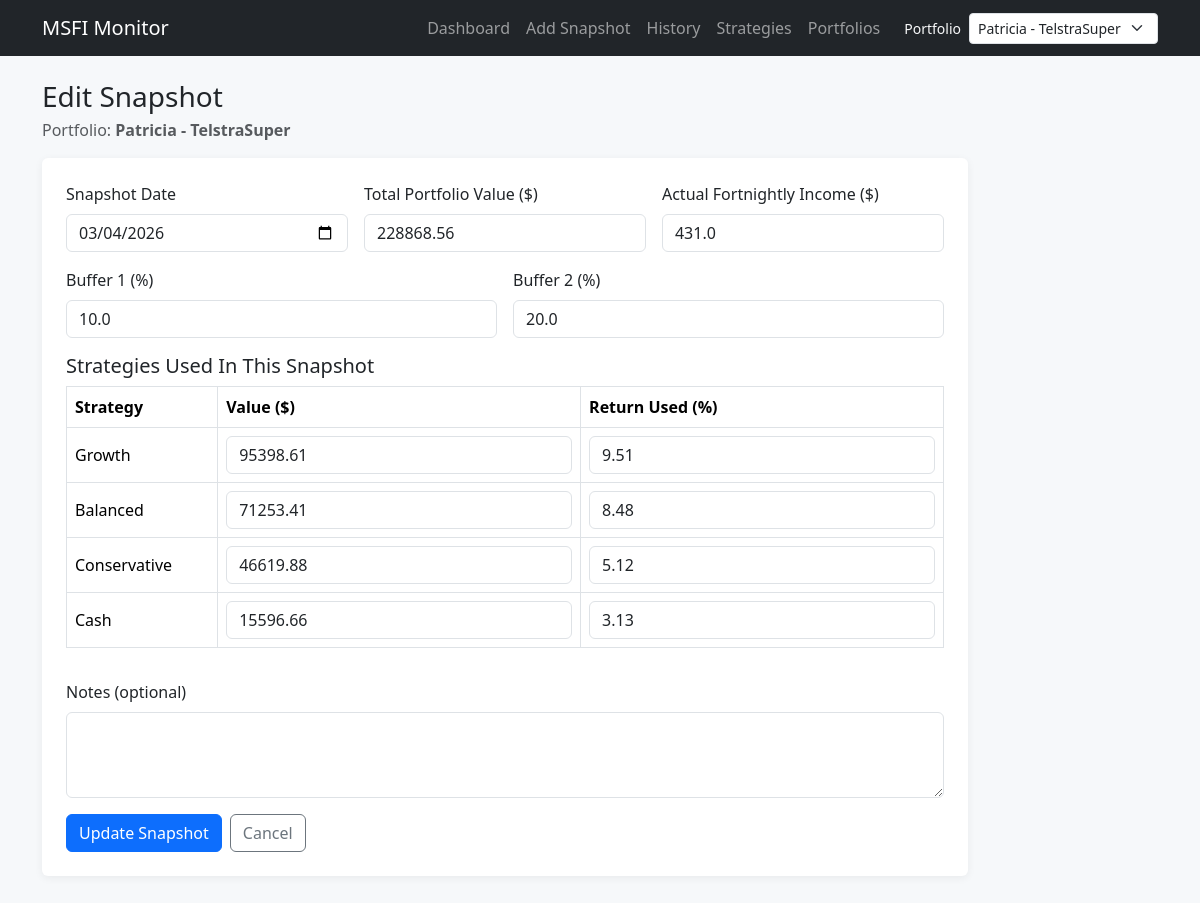
Page /edit/2 on the committed database.
### tables this page shows
CREATE TABLE portfolios (
            id INTEGER PRIMARY KEY AUTOINCREMENT,
            name TEXT NOT NULL UNIQUE,
            buffer_1_percent REAL NOT NULL,
            buffer_2_percent REAL NOT NULL,
            created_at TEXT NOT NULL DEFAULT CURRENT_TIMESTAMP
        );

CREATE TABLE snapshots (
            id INTEGER PRIMARY KEY AUTOINCREMENT,
            portfolio_id INTEGER NOT NULL,
            snapshot_date TEXT NOT NULL,
            total_value REAL NOT NULL,
            weighted_return REAL NOT NULL,
            annual_earnings REAL NOT NULL,
            msfi REAL NOT NULL,
            buffer_1_percent REAL NOT NULL,
            buffer_2_percent REAL NOT NULL,
            buffer_1_value REAL NOT NULL,
            buffer_2_value REAL NOT NULL,
            actual_income REAL NOT NULL,
            risk_status TEXT NOT NULL,
            notes TEXT,
            created_at TEXT NOT NULL DEFAULT CURRENT_TIMESTAMP,
            FOREIGN KEY (portfolio_id) REFERENCES portfolios(id) ON DELETE RESTRICT
        );

CREATE TABLE snapshot_strategy_values (
            id INTEGER PRIMARY KEY AUTOINCREMENT,
            snapshot_id INTEGER NOT NULL,
            strategy_id INTEGER NOT NULL,
            strategy_value REAL NOT NULL,
            return_used REAL NOT NULL,
            FOREIGN KEY (snapshot_id) REFERENCES snapshots(id) ON DELETE CASCADE,
            FOREIGN KEY (strategy_id) REFERENCES strategies(id) ON DELETE RESTRICT
        );

CREATE TABLE strategies (
            id INTEGER PRIMARY KEY AUTOINCREMENT,
            portfolio_id INTEGER NOT NULL,
            name TEXT NOT NULL,
            default_return_5yr REAL NOT NULL,
            active_flag INTEGER NOT NULL DEFAULT 1,
            created_at TEXT NOT NULL DEFAULT CURRENT_TIMESTAMP,
            UNIQUE(portfolio_id, name),
            FOREIGN KEY (portfolio_id) REFERENCES portfolios(id) ON DELETE RESTRICT
        );

### app.py (the view, shortened to what this page needs)
    @app.route("/edit/<int:snapshot_id>", methods=["GET", "POST"])
    def edit_snapshot(snapshot_id: int):
        snapshot = get_snapshot_by_id(snapshot_id)
        if snapshot is None:
            abort(404)
        strategy_rows = get_snapshot_strategy_rows(snapshot_id)
        error = None
        form_data = _snapshot_form_from_snapshot(snapshot)
        strategy_view_rows = []
        for row in strategy_rows:
            strategy_view_rows.append(
                {
                    "strategy_id": row["strategy_id"],
                    "strategy_name": row["strategy_name"],
                    "active_flag": row["active_flag"],
                    "strategy_value": row["strategy_value"],
                    "return_percent": round(float(row["return_used"]) * 100, 4),
                }
            )
        return render_template(
            "edit_snapshot.html",
            snapshot=snapshot,
            strategy_rows=strategy_view_rows,
            form_data=form_data,
            error=error,
            cancel_url=url_for("history", portfolio_id=snapshot["portfolio_id"]),
        )

### app.py (called while the page is built)
def _snapshot_form_from_snapshot(snapshot: Any) -> dict[str, str]:
    return {
        "snapshot_date": snapshot["snapshot_date"],
        "total_value": str(snapshot["total_value"]),
        "actual_income": str(snapshot["actual_income"]),
        "notes": snapshot["notes"] or "",
        "buffer_1_percent": str(round(float(snapshot["buffer_1_percent"]) * 100, 4)),
        "buffer_2_percent": str(round(float(snapshot["buffer_2_percent"]) * 100, 4)),
    }

### database.py (called while the page is built)
def get_db():
    if "db" not in g:
        app_config = g.get("app_config", current_app.config)
        database_path = app_config["DATABASE"]
        connection = sqlite3.connect(database_path)
        connection.row_factory = sqlite3.Row
        connection.execute("PRAGMA foreign_keys = ON")
        g.db = connection
    return g.db

### models.py (called while the page is built)
def get_all_portfolios():
    db = get_db()
    return db.execute("SELECT * FROM portfolios ORDER BY name ASC").fetchall()

def get_snapshot_by_id(snapshot_id: int):
    db = get_db()
    return db.execute(
        """
        SELECT s.*, p.name AS portfolio_name
        FROM snapshots s
        INNER JOIN portfolios p ON p.id = s.portfolio_id
        WHERE s.id = ?
        """,
        (snapshot_id,),
    ).fetchone()

def get_snapshot_strategy_rows(snapshot_id: int):
    db = get_db()
    return db.execute(
        """
        SELECT ssv.*, st.name AS strategy_name, st.active_flag
        FROM snapshot_strategy_values ssv
        INNER JOIN strategies st ON st.id = ssv.strategy_id
        WHERE ssv.snapshot_id = ?
        ORDER BY st.id ASC
        """,
        (snapshot_id,),
    ).fetchall()

### templates/edit_snapshot.html (shortened to what this page needs)
{% extends "base.html" %}
{% block content %}
<div class="row">
    <div class="col-lg-10">
        <h1 class="h3 mb-1">Edit Snapshot</h1>
        <p class="text-muted mb-3">Portfolio: <strong>{{ snapshot["portfolio_name"] }}</strong></p>
        <form method="post" class="card p-4">
            <div class="row g-3 mb-3">
                <div class="col-md-4">
                    <label class="form-label">Snapshot Date</label>
                    <input type="date" name="snapshot_date" class="form-control" value="{{ form_data.get('snapshot_date', '') }}" required>
                </div>
                <div class="col-md-4">
                    <label class="form-label">Total Portfolio Value ($)</label>
                    <input type="number" step="0.01" name="total_value" class="form-control" value="{{ form_data.get('total_value', '') }}" required>
                </div>
                <div class="col-md-4">
                    <label class="form-label">Actual Fortnightly Income ($)</label>
                    <input type="number" step="0.01" name="actual_income" class="form-control" value="{{ form_data.get('actual_income', '') }}" required>
                </div>
                <div class="col-md-6">
                    <label class="form-label">Buffer 1 (%)</label>
                    <input type="number" step="0.01" name="buffer_1_percent" class="form-control" value="{{ form_data.get('buffer_1_percent', '') }}" required>
                </div>
                <div class="col-md-6">
                    <label class="form-label">Buffer 2 (%)</label>
                    <input type="number" step="0.01" name="buffer_2_percent" class="form-control" value="{{ form_data.get('buffer_2_percent', '') }}" required>
                </div>
            </div>
            <h2 class="h5">Strategies Used In This Snapshot</h2>
            <div class="table-responsive mb-3">
                <table class="table table-bordered align-middle">
                    <thead>
                    <tr>
                        <th>Strategy</th>
                        <th>Value ($)</th>
                        <th>Return Used (%)</th>
                    </tr>
                    </thead>
                    <tbody>
                    {% for row in strategy_rows %}
                    <tr>
                        <td>
                            {{ row["strategy_name"] }}
                        </td>
                        <td>
                            <input type="number" step="0.01" class="form-control" name="strategy_value_{{ row['strategy_id'] }}" value="{{ form_data.get('strategy_value_' ~ row['strategy_id'], row['strategy_value']) }}" required>
                        </td>
                        <td>
                            <input type="number" step="0.01" class="form-control" name="return_percent_{{ row['strategy_id'] }}" value="{{ form_data.get('return_percent_' ~ row['strategy_id'], row['return_percent']) }}" required>
                        </td>
                    </tr>
                    {% endfor %}
                    </tbody>
                </table>
            </div>
            <div class="mb-3">
                <label class="form-label">Notes (optional)</label>
                <textarea name="notes" rows="3" class="form-control">{{ form_data.get('notes', '') }}</textarea>
            </div>
            <div class="d-flex gap-2">
                <button class="btn btn-primary" type="submit">Update Snapshot</button>
                <a href="{{ cancel_url }}" class="btn btn-outline-secondary">Cancel</a>
            </div>
        </form>
    </div>
</div>
{% endblock %}

### templates/base.html (style rules this page uses)
body { background-color: #f6f8fa; }
.card { border: 0; box-shadow: 0 0.125rem 0.5rem rgba(0, 0, 0, 0.06); }

### rows in the picture
portfolios: portfolio_name "Patricia - TelstraSuper"
snapshots: snapshot_date "03/04/2026"
snapshot_strategy_values: strategy_name "Growth", get "95398.61", get "9.51"
snapshot_strategy_values: strategy_name "Balanced", get "71253.41", get "8.48"
snapshot_strategy_values: strategy_name "Conservative", get "46619.88", get "5.12"
snapshot_strategy_values: strategy_name "Cash", get "15596.66", get "3.13"

### other values in the picture
form field value "Patricia - TelstraSuper"
